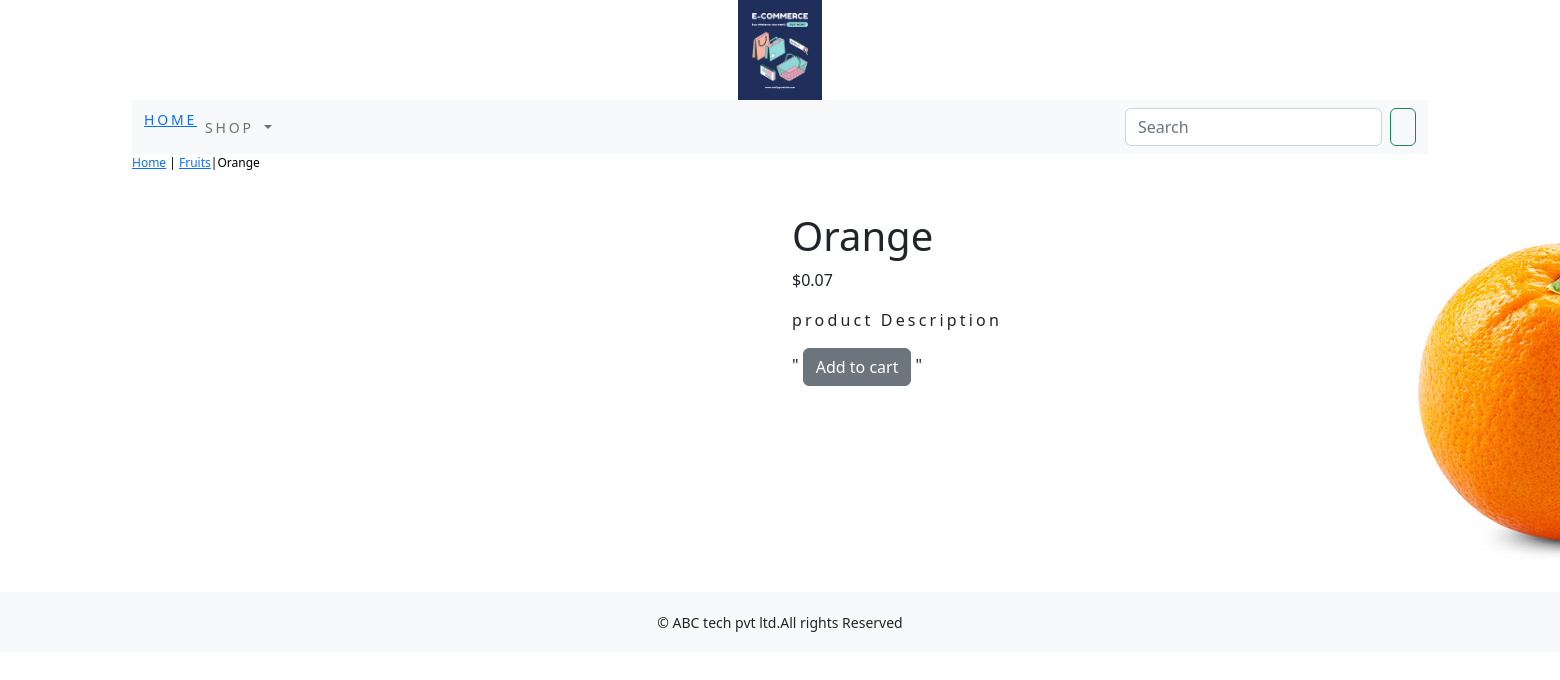
Screenshot of /shop/fruits/orange/ with the database file from the repository.
### shop/models.py (models this page shows, shortened)
class product(models.Model):
    name=models.CharField(max_length=250,unique=True)
    slug=models.SlugField(max_length=250,unique=True)
    description=models.TextField(blank=True)
    price=models.DecimalField(max_digits=10,decimal_places=2)
    category=models.ForeignKey(Category,on_delete=models.CASCADE)
    image=models.ImageField(upload_to='product',blank=True)
    stock=models.IntegerField()
    available=models.BooleanField(default=True)
    created=models.DateTimeField(auto_now_add=True)
    updated=models.DateTimeField(auto_now=True)
    class Meta:
        ordering=('name',)
        verbose_name='products'
        verbose_name_plural='products'

class Category(models.Model):
    name=models.CharField(max_length=250,unique=True)
    slug=models.SlugField(max_length=250,unique=True)
    description=models.TextField(blank=True)
    image=models.ImageField(upload_to='category',blank=True)
    class Meta:
        ordering=('name',)
        verbose_name='category'
        verbose_name_plural='categories'
    def get_url(self):
            return reverse('shop:product_by_category',args=[self.slug])
    def __str__(self):
        return '{}'.format(self.name)

### shop/views.py (the view)
# urls.py: path('<slug:c_slug>/<slug:product_slug>/', views.proDetail, name='proDetail'),
def proDetail(request, c_slug, product_slug):
    try:
        products=product.objects.get(category__slug=c_slug,slug=product_slug)
    except Exception as e:
        raise  e
    return render(request,'product.html',{'product': products})

### cart/context_processors.py (called while the page is built)
def counter(request):
    item_count=0
    if 'admin' in request.path:
        return {}
    else:
        try:
            cart=Cart.objects.filter(cart_id=cart_id(request))
            cart_items=CartItem.objects.all().filter(cart=cart[:1])
            for cart_item in cart_items:
                item_count += cart_item.quantity
        except Cart.DoesNotExist:
           item_count = 0
    return dict(item_count=item_count)

### cart/views.py (called while the page is built)
def cart_id(request):
    cart=request.session.session_key
    if not cart:
        cart=request.session.create()
    return cart

### shop/context_processors.py (called while the page is built)
def menu_links(request):
    links=Category.objects.all()
    return dict(links=links)

### templates/product.html (shortened to what this page needs)
{% extends 'base.html' %}
{% load static %}
{% block content %}
<div class="row my_prod_row_class">
  <div class="mx_auto">
    <p> <a href="{% url 'shop:allProdCat' %}">Home</a> | <a href ="{{product.category.get_url}}">{{product.category}}</a>|{{product.name}}</p>
  </div>
<div class="container">
<br>
<div class="row">
    <div class="col-12 col-sm-12 col-md-12 col-lg-6 text-center">
        <div style="min-width:180rem;" >
            <img src="{{product.image.url}}" alt="{{product.name}}" >
        </div>
    </div>
    <div class="col-12 col-sm-12 col-md-12 col-lg-6">
        <div>
        <h1 class="my_product_title">{{product.name}}</h1>
        <p>${{product.price}}</p>
        <p class="my_title"> product Description</p>
        {% if product.stock <= 0 %}
        <p class="text-justify my_prod_text"><b>out of stock</b></p>
        {% else %}
"        <a class="btn btn-secondary" href="{% url 'cart:add_cart' product.id %}">Add to cart</a>
"        {% endif%}
    </div>
</div>
</div>
</div>
</div>
{% endblock %}

### static/css/custom.css (style rules this page uses)
.my_title { font-size:16px; text_transform:uppercase; letter-spacing:.2em; }
.my_prod_row_class { paddind-top:15px; padding-bottom:20px; }
.my_prod_row_class .mx_auto { color:#000; font-size:12px; text-decoration:none; }

### rows the page displays
product: category "Fruits", name "Orange", image (picture), price "0.07"
